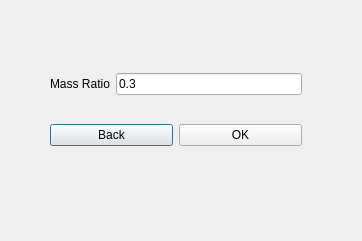
<?xml version="1.0" encoding="UTF-8"?>
<ui version="4.0">
 <class>secondary</class>
 <widget class="QDialog" name="secondary">
  <property name="geometry">
   <rect>
    <x>0</x>
    <y>0</y>
    <width>362</width>
    <height>241</height>
   </rect>
  </property>
  <property name="windowTitle">
   <string>Secondary Parameters</string>
  </property>
  <widget class="QWidget" name="layoutWidget">
   <property name="geometry">
    <rect>
     <x>50</x>
     <y>50</y>
     <width>252</width>
     <height>121</height>
    </rect>
   </property>
   <layout class="QVBoxLayout" name="verticalLayout">
    <item>
     <layout class="QHBoxLayout" name="horizontalLayout">
      <item>
       <widget class="QLabel" name="label_2">
        <property name="text">
         <string>Mass Ratio</string>
        </property>
       </widget>
      </item>
      <item>
       <widget class="QLineEdit" name="mass_ratio_le">
        <property name="toolTip">
         <string>&lt;html&gt;&lt;head/&gt;&lt;body&gt;&lt;p&gt;values between 0.05 to 0.25 are recommended&lt;/p&gt;&lt;/body&gt;&lt;/html&gt;</string>
        </property>
        <property name="whatsThis">
         <string>&lt;html&gt;&lt;head/&gt;&lt;body&gt;&lt;p&gt;&lt;br/&gt;&lt;/p&gt;&lt;/body&gt;&lt;/html&gt;</string>
        </property>
        <property name="text">
         <string>0.3</string>
        </property>
       </widget>
      </item>
     </layout>
    </item>
    <item>
     <layout class="QHBoxLayout" name="horizontalLayout_2">
      <item>
       <widget class="QPushButton" name="secondary_back">
        <property name="toolTip">
         <string>&lt;html&gt;&lt;head/&gt;&lt;body&gt;&lt;p&gt;&lt;br/&gt;&lt;/p&gt;&lt;/body&gt;&lt;/html&gt;</string>
        </property>
        <property name="whatsThis">
         <string>&lt;html&gt;&lt;head/&gt;&lt;body&gt;&lt;p&gt;&lt;br/&gt;&lt;/p&gt;&lt;/body&gt;&lt;/html&gt;</string>
        </property>
        <property name="text">
         <string>Back</string>
        </property>
       </widget>
      </item>
      <item>
       <widget class="QPushButton" name="secondary_ok">
        <property name="text">
         <string>OK</string>
        </property>
       </widget>
      </item>
     </layout>
    </item>
   </layout>
  </widget>
 </widget>
 <resources/>
 <connections/>
</ui>
